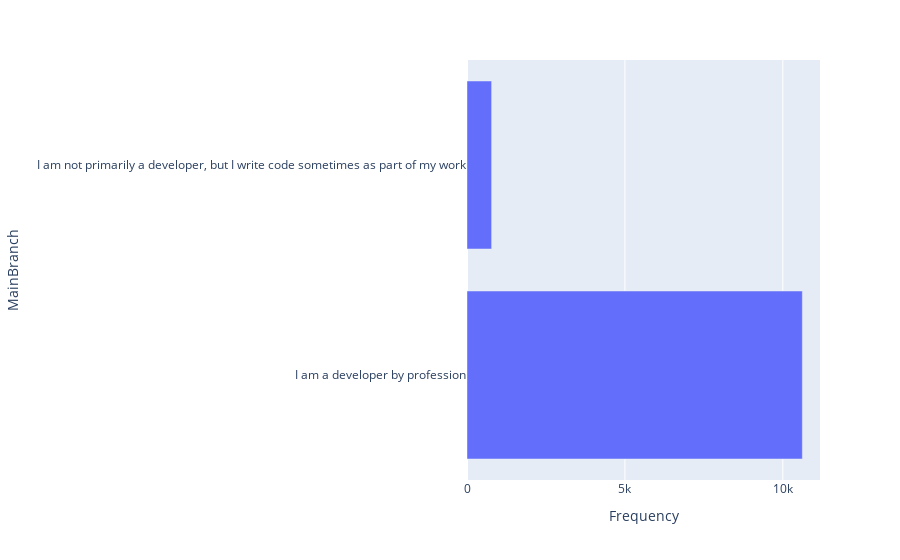

The notebook cell saved with this chart:
### Markdown cell above
Create a horizontal bar chart using column `MainBranch.`

### Code cell
# your code goes here

QUERY = """
SELECT MainBranch, COUNT(*) AS Frequency
FROM master
GROUP BY MainBranch

"""
df = pd.read_sql_query(QUERY,conn)

plt.rcParams['figure.figsize'] = [14, 8]

fig = px.bar(df, y = 'MainBranch', x = 'Frequency')

fig.show()

### Figure 1 — Plotly figure (JSON) as saved in the notebook; plotly's stock layout.template omitted (floating-point values rounded to 4 significant figures)
{"data": [{"alignmentgroup": "True", "hovertemplate": "Frequency=%{x}<br>MainBranch=%{y}<extra></extra>", "legendgroup": "", "marker": {"color": "#636efa", "pattern": {"shape": ""}}, "name": "", "offsetgroup": "", "orientation": "h", "showlegend": false, "textposition": "auto", "type": "bar", "x": [10618, 780], "xaxis": "x", "y": ["I am a developer by profession", "I am not primarily a developer, but I write code sometimes as part of my work"], "yaxis": "y"}], "layout": {"autosize": true, "barmode": "relative", "legend": {"tracegroupgap": 0}, "margin": {"t": 60}, "xaxis": {"anchor": "y", "autorange": true, "domain": [0, 1], "range": [0, 11180.0], "title": {"text": "Frequency"}, "type": "linear"}, "yaxis": {"anchor": "x", "autorange": true, "domain": [0, 1], "range": [-0.5, 1.5], "title": {"text": "MainBranch"}, "type": "category"}}}
